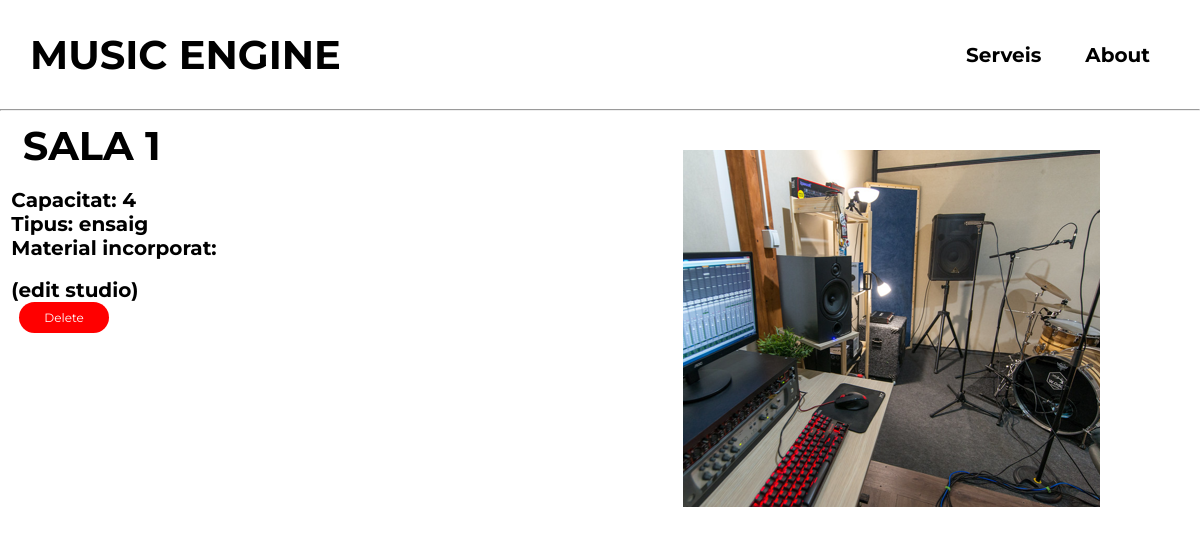
Page /studio/SALA 1/ on the earlier database version.
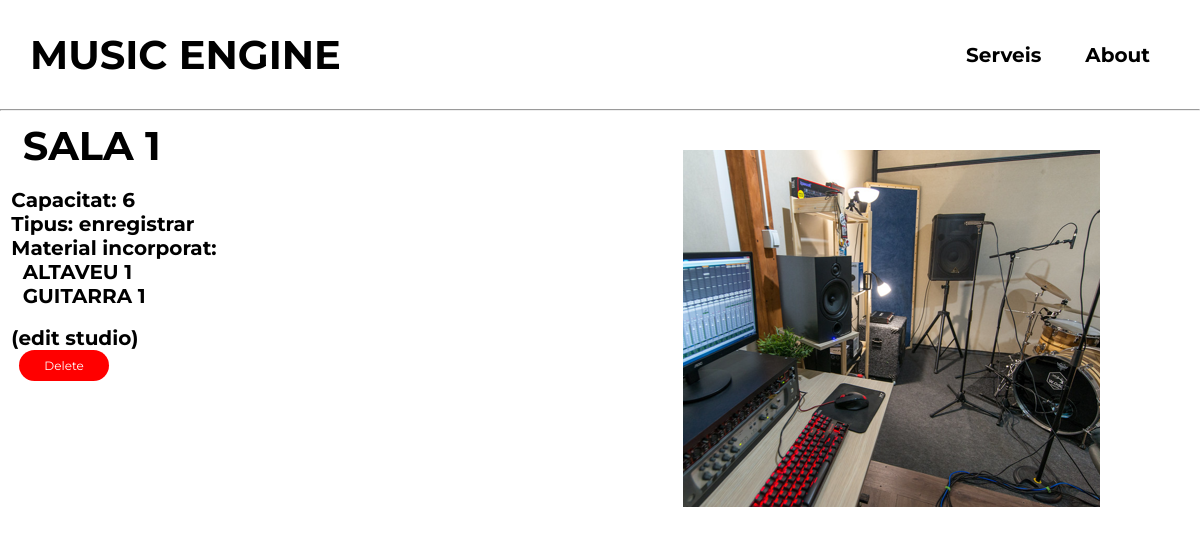
Same page on the later database version.
### music_engine/models.py (models this page shows, shortened)
class MusicalStudio(models.Model):
    name = models.CharField(max_length=100, primary_key=True)
    capacity = models.IntegerField()
    TYPE_CHOICES = (
        ('ensaig', 'ENSAIG'),
        ('enregistrar', 'ENREGISTRAR')
    )
    type = models.CharField(choices=TYPE_CHOICES, max_length=100)
    incorporated_material = models.ManyToManyField(MusicalMaterial, blank=True)

class MusicalMaterial(models.Model):
    name = models.CharField(max_length=100, primary_key=True)
    TYPE_CHOICES = (('altaveu', 'ALTAVEU'),
                    ('micròfon', 'MICRÒFON'),
                    ('percussió', 'PERCUSSIÓ'),
                    ('corda', 'CORDA'),
                    ('vent', 'VENT'),
                    ('amplificador', 'AMPLIFICADOR'))
    type = models.CharField(choices=TYPE_CHOICES, max_length=100)
    price = models.IntegerField()
    def __str__(self):
        return self.name

### music_engine/views.py (the view)
# urls.py: path('studio/<str:pk>/', studio_detail, name='studio_detail'),
def studio_detail(request, pk):
    studio = get_object_or_404(MusicalStudio, pk=pk)
    return render(request, 'studio_detail.html', {'studio': studio})

### templates/studio_detail.html (shortened to what this page needs)
{% include 'navbar.html' %}
{% load static %}
{% block content %}
<img src="{% static 'images/sala1.png' %}" style="position: absolute; top: 150px; right: 100px;">
<h1>&nbsp {{ studio.name }}</h1>
<p>&nbsp Capacitat: {{ studio.capacity }}</p>
<p>&nbsp Tipus: {{ studio.type }}</p>
<p>&nbsp Material incorporat:</p>
<ul>
{% for material in studio.incorporated_material.all %}
    <li>&nbsp &nbsp {{ material }}</li>
{% endfor %}
</ul>
    <p>&nbsp (<a class="edit-button" href="{% url 'studio_edit' studio.name %}">edit studio</a>)</p>
    <a class="cta" href="{% url 'studio_delete' studio.name %}">
        &nbsp <button class="button button-red">Delete</button>
    </a>
{% endblock %}

Differences in the rows shown:
changed MusicalStudio "SALA 1": capacity "4" → "6"; type "ensaig" → "enregistrar"
now on this page (row unchanged): MusicalMaterial: name "ALTAVEU 1"
now on this page (row unchanged): MusicalMaterial: name "GUITARRA 1"
